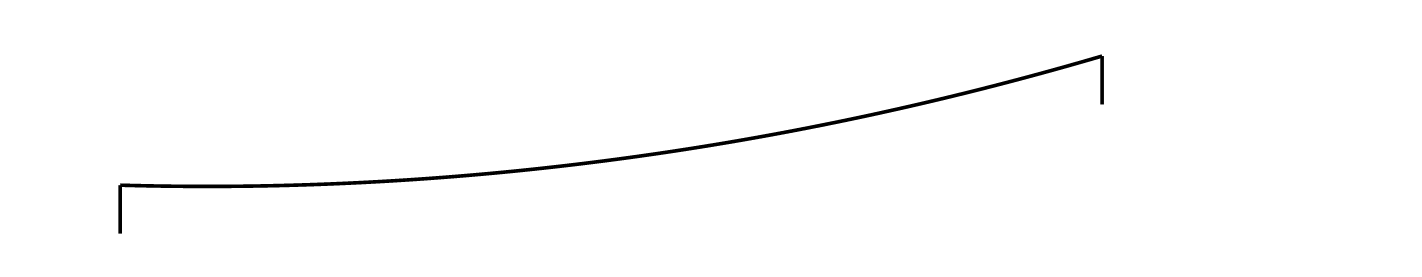
#> input picture img.png, 1422 x 277 px
$ python test.py
#> lines starting #> are read from the running program, lines starting #| are printed output that depends on the picture; after the words box and inside, x2 and y2 are one past the last pixel; in counts of white or black regions, pixels touching at a corner belong together
import cv2
import numpy as np
import matplotlib.pyplot as plt
import os
from matplotlib.colors import LinearSegmentedColormap

# 设置更美观的样式
plt.style.use('seaborn-v0_8-whitegrid')
plt.rcParams.update({
    'font.sans-serif': ['SimHei', 'Microsoft YaHei', 'Arial', 'DejaVu Sans'],
    'axes.unicode_minus': False,
    'font.size': 12,
    'axes.titlesize': 16,
    'axes.labelsize': 14,
    'figure.figsize': (12, 8),
    'figure.dpi': 100,
    'axes.grid': False,  # 关闭网格，图像处理图不需要网格
    'lines.linewidth': 2,
    'lines.markersize': 10
})

# 创建自定义配色方案
colors = plt.cm.viridis(np.linspace(0, 1, 6))
accent_color = plt.cm.Set2(np.linspace(0, 1, 8))

# 创建输出目录
output_dir = "图像处理过程"
if not os.path.exists(output_dir):
    os.makedirs(output_dir)


def visualize_image_processing(image_path):
    """可视化图像处理过程"""
#> called with image_path = 'img.png'

    if not os.path.exists(image_path):
        print(f"错误: 找不到图像文件 '{image_path}'")
        return

    # 读取图像
    original_img = cv2.imread(image_path, cv2.IMREAD_GRAYSCALE)
#> original_img is the input picture: shape (277, 1422); min 0, max 255, mean 252.4
    if original_img is None:
        print(f"错误: 无法读取图像文件 '{image_path}'")
        return

    print(f"成功读取图像: {image_path}")
    print(f"图像尺寸: {original_img.shape[1]} x {original_img.shape[0]} 像素")
#| 图像尺寸: 1422 x 277 像素

    # 保存原始图像
    save_image_comparison(
        [original_img],
        ["原始图像"],
        "1_原始图像.png",
        "输电线路原始图像",
        show_colorbar=False
    )
#> in save_image_comparison, `ncols = len(images)`: ncols = 1
#> in save_image_comparison, `cmaps = ['gray'] * len(images)`: cmaps = ['gray']
#> the loop in save_image_comparison, `for i, (img, title, cmap) in enumerate(zip(images, titles, cmaps)):` made 1 pass
#> (title, cmap) on pass 1: ('原始图像', 'gray')

    # 1. 高斯模糊 - 减少噪声
    img_blur = cv2.GaussianBlur(original_img, (5, 5), 0)

    # 可视化高斯模糊结果
    save_image_comparison(
        [original_img, img_blur],
        ["原始图像", "高斯模糊"],
        "2_高斯模糊.png",
        "高斯模糊降噪处理",
        cmaps=['gray', 'gray']
    )
#> the loop in save_image_comparison (call 2), `for i, (img, title, cmap) in enumerate(zip(images, titles, cmaps)):` made 2 passes
#> (title, cmap) on passes 1 to 2: ('原始图像', 'gray'), ('高斯模糊', 'gray')

    # 2. 二值化处理
    _, binary = cv2.threshold(img_blur, 127, 255, cv2.THRESH_BINARY_INV)
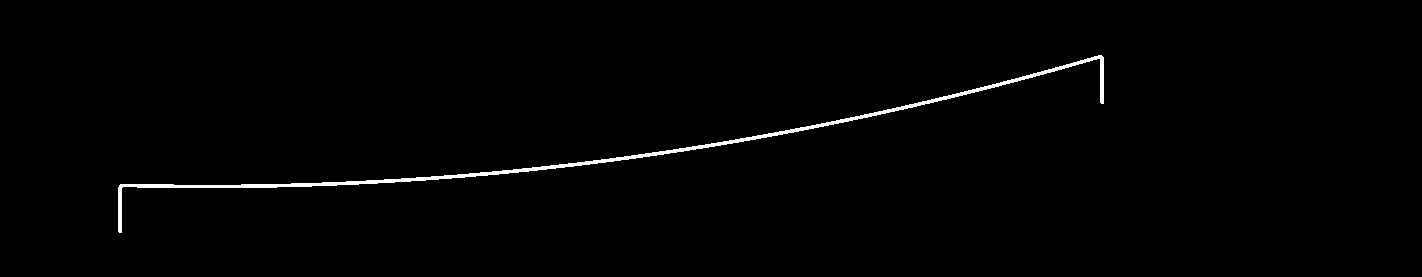
#> binary: shape (277, 1422); 1% white; 1 white region, box (x1, y1, x2, y2) and area: (118, 55, 1104, 233) 3949

    # 可视化二值化结果
    save_image_comparison(
        [img_blur, binary],
        ["高斯模糊", "二值化处理 (反转)"],
        "3_二值化处理.png",
        "二值化处理 - 将电线提取为前景",
        cmaps=['gray', 'binary']
    )
#> call 3 of save_image_comparison, with filename = '3_二值化处理.png', fig_title = '二值化处理 - 将电线提取为前景', nrows = 1, show_colorbar = True
#> the loop in save_image_comparison (call 3), `for i, (img, title, cmap) in enumerate(zip(images, titles, cmaps)):` made 2 passes
#> in save_image_comparison (call 3), `plt.savefig(output_path, dpi=300, bbox_inches='tight', facecolor='whit..`:
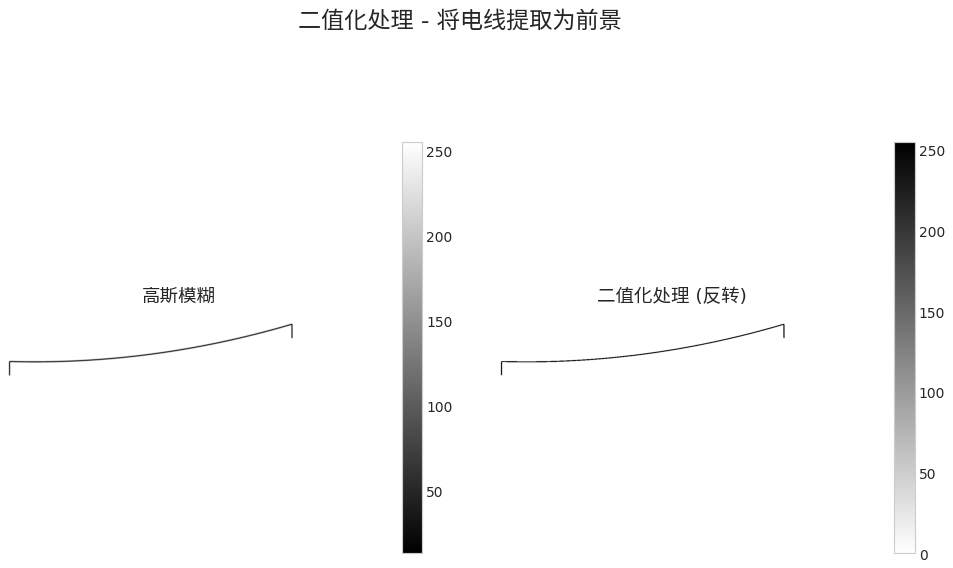
#> figure drawn by matplotlib, 4 panels

    # 3. 形态学处理 - 开运算和闭运算
    kernel = np.ones((3, 3), np.uint8)

    # 开运算 - 先腐蚀后膨胀，去除小噪点
    morph_open = cv2.morphologyEx(binary, cv2.MORPH_OPEN, kernel)

    # 闭运算 - 先膨胀后腐蚀，填充小孔洞
    binary_clean = cv2.morphologyEx(morph_open, cv2.MORPH_CLOSE, kernel)

    # 可视化形态学处理结果
    save_image_comparison(
        [binary, morph_open, binary_clean],
        ["二值化图像", "开运算 (去噪点)", "闭运算 (填充孔洞)"],
        "4_形态学处理.png",
        "形态学处理 - 净化二值图像",
        cmaps=['binary', 'binary', 'binary']
    )
#> call 4 of save_image_comparison, with filename = '4_形态学处理.png', fig_title = '形态学处理 - 净化二值图像', nrows = 1, show_colorbar = True
#> in save_image_comparison (call 4), `ncols = len(images)`: ncols = 3
#> the loop in save_image_comparison (call 4), `for i, (img, title, cmap) in enumerate(zip(images, titles, cmaps)):` made 3 passes
#> in save_image_comparison (call 4), `plt.savefig(output_path, dpi=300, bbox_inches='tight', facecolor='whit..`:
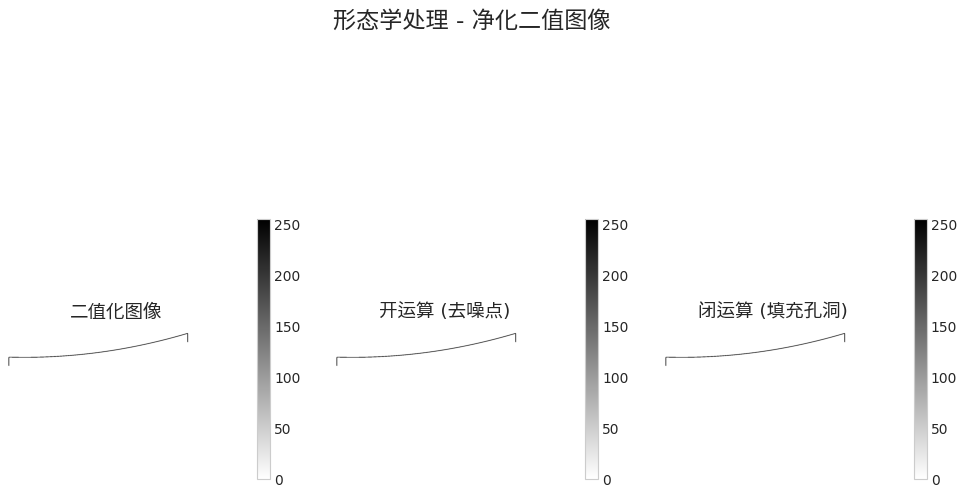
#> figure drawn by matplotlib, 6 panels

    # 4. 提取电线中心线
    # 首先找到电线的左右端点
    y_coords, x_coords = np.where(binary_clean == 255)
#> y_coords = 3949 values from 55 to 232; x_coords = 3949 values, max 1103 at index 25, min 118 at index 3625, mean 616.4

    if len(x_coords) == 0:
        print("错误: 未在图像中找到电线")
        return

    # 寻找挂点
    left_idx = np.argmin(x_coords)
#> left_idx = 3625
    right_idx = np.argmax(x_coords)
#> right_idx = 25
    left_point = (x_coords[left_idx], y_coords[left_idx])
#> left_point = (118, 187)
    right_point = (x_coords[right_idx], y_coords[right_idx])
#> right_point = (1103, 57)

    print(f"找到挂点: 左挂点{left_point}, 右挂点{right_point}")
#| 找到挂点: 左挂点(118, 187), 右挂点(1103, 57)

    # 提取中心线
    wire_center_points = extract_wire_centerline(binary_clean, left_point, right_point)
#> in extract_wire_centerline, `y_coords, x_coords = np.where(binary_img == 255)`: y_coords = 3949 values from 55 to 232
#> the loop in extract_wire_centerline, `for i in range(len(x_coords)):` made 3949 passes
#> (x, y) on passes 1 to 3: (1098, 55), (1099, 55), (1100, 55)
#> after the loop in extract_wire_centerline, `for i in range(len(x_coords)):`: x_to_y_dict = 986 items
#> the loop in extract_wire_centerline, `for x in sorted(x_to_y_dict.keys()):` made 986 passes
#> (y_list, q1, q3, iqr, lower_bound, upper_bound, center_y) on passes 5, 20, 21, 22, 23, 24, 25: ([184, 185, 186, 187], 184.8, 186.2, 1.5, 182.5, 188.5, 185.5), ([184, 185, 186, 187], 184.8, 186.2, 1.5, 182.5, 188.5, 185.5), ([184, 185, 186, 187], 184.8, 186.2, 1.5, 182.5, 188.5, 185.5), ([184, 185, 186, 187], 184.8, 186.2, 1.5, 182.5, 188.5, 185.5), ([184, 185, 186, 187], 184.8, 186.2, 1.5, 182.5, 188.5, 185.5), ([184, 185, 186, 187], 184.8, 186.2, 1.5, 182.5, 188.5, 185.5), ([184, 185, 186, 187], 184.8, 186.2, 1.5, 182.5, 188.5, 185.5)
#> after the loop in extract_wire_centerline, `for x in sorted(x_to_y_dict.keys()):`: wire_center_points = 986 pairs, first value 118 to 1103, second value 56.5 to 209

    # 创建一个新的图像来显示中心线
    center_line_img = np.zeros_like(binary_clean)
    for point in wire_center_points:
        cv2.circle(center_line_img, (int(point[0]), int(point[1])), 1, 255, -1)
#> this loop made 986 passes
#> point on passes 1 to 3: (118, 209), (119, 208.5), (120, 208)
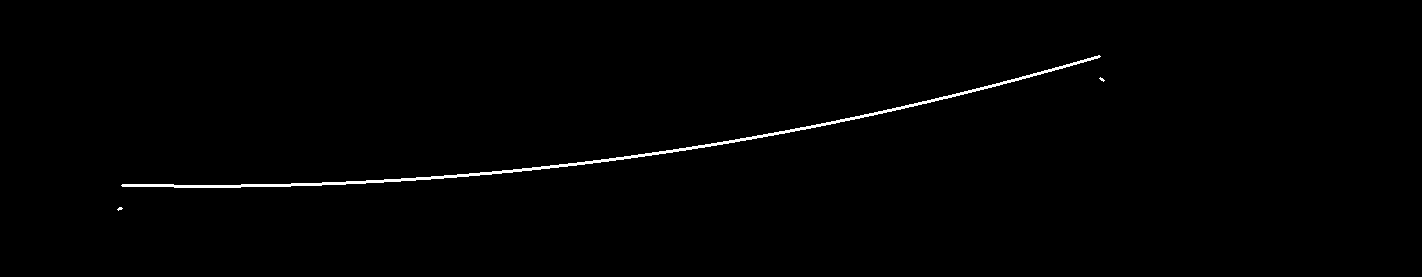
#> center_line_img: shape (277, 1422); 0.75% white; 3 white regions (2 under 20 px), largest, box (x1, y1, x2, y2) and area: (121, 55, 1101, 188) 2936

    # 可视化中心线提取结果
    overlay_img = create_color_overlay(original_img, binary_clean, center_line_img)

    # 可视化中心线提取结果
    save_image_comparison(
        [original_img, binary_clean, center_line_img, overlay_img],
        ["原始图像", "二值化处理后", "提取的中心线", "综合叠加效果"],
        "5_中心线提取.png",
        "电线中心线提取过程",
        nrows=2, ncols=2,
        cmaps=['gray', 'binary', 'binary', None]
    )
#> the loop in save_image_comparison (call 5), `for i, (img, title, cmap) in enumerate(zip(images, titles, cmaps)):` made 4 passes
#> (title, cmap) on passes 1 to 4: ('原始图像', 'gray'), ('二值化处理后', 'binary'), ('提取的中心线', 'binary'), ('综合叠加效果', None)
#> in save_image_comparison (call 5), `plt.savefig(output_path, dpi=300, bbox_inches='tight', facecolor='whit..`:
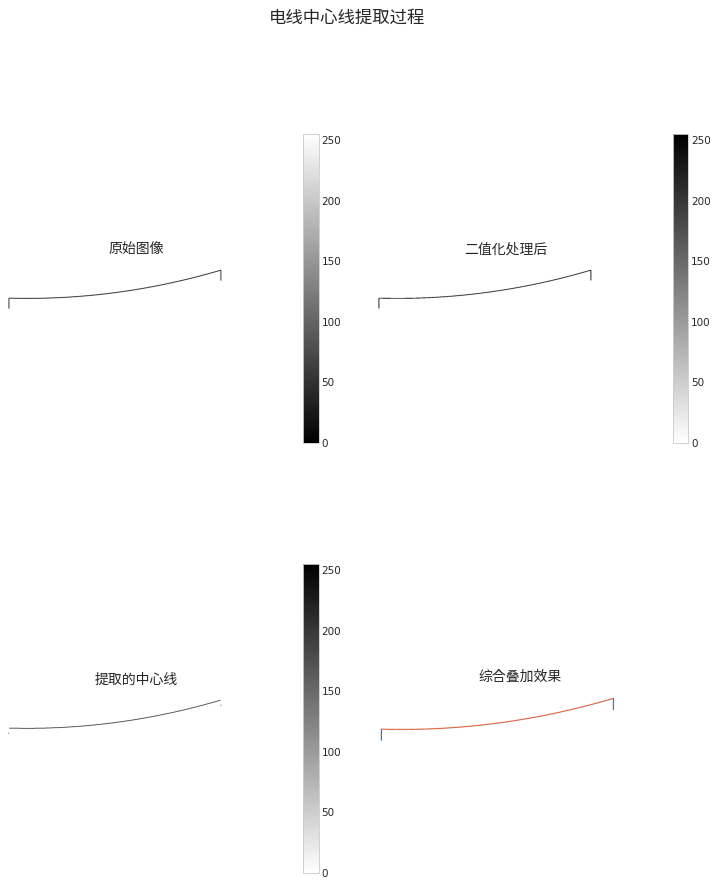
#> figure drawn by matplotlib, 7 panels; B, G, R data is drawn as R, G, B

    # 5. 创建电线中心点的可视化
    fig, ax = plt.subplots(figsize=(12, 8))
    ax.imshow(original_img, cmap='gray')

    # 绘制挂点
    ax.plot(left_point[0], left_point[1], 'o', color='red', markersize=12,
            label='挂点', markeredgecolor='white', markeredgewidth=2)
    ax.plot(right_point[0], right_point[1], 'o', color='red', markersize=12,
            markeredgecolor='white', markeredgewidth=2)

    # 绘制中心线点
    x_points = [point[0] for point in wire_center_points]
#> x_points = 986 values from 118 to 1103
    y_points = [point[1] for point in wire_center_points]
#> y_points = 986 values, max 209 at index 0, min 56.5 at index 980, mean 146.5

    # 使用渐变色标记中心点，表示沿线位置
    colors = plt.cm.viridis(np.linspace(0, 1, len(wire_center_points)))
#> colors = 986 rows, first 6: [0.267, 0.00487, 0.329, 1], [0.267, 0.00487, 0.329, 1], [0.267, 0.00487, 0.329, 1], [0.267, 0.00487, 0.329, 1], [0.269, 0.00961, 0.335, 1], [0.269, 0.00961, 0.335, 1]
    scatter = ax.scatter(x_points, y_points, c=colors, s=30, alpha=0.8, zorder=3)

    # 添加连线
    ax.plot(x_points, y_points, '-', color='lightblue', linewidth=1.5, alpha=0.7, zorder=2)

    # 绘制两端连线
    ax.plot([left_point[0], right_point[0]], [left_point[1], right_point[1]],
            color='orange', linestyle='--', linewidth=2, label='两端连线', zorder=1)

    # 显示挂点附近区域（不用于拟合的区域）
    exclude_margin = 15
    ax.axvspan(left_point[0], left_point[0] + exclude_margin, alpha=0.2, color='red',
               label=f'挂点附近 ({exclude_margin}像素)')
    ax.axvspan(right_point[0] - exclude_margin, right_point[0], alpha=0.2, color='red')

    ax.set_title('电线中心点提取与挂点识别', fontsize=18)
    ax.legend(loc='upper left')

    plt.tight_layout()
    output_path = os.path.join(output_dir, "6_中心点与挂点.png")
    plt.savefig(output_path, dpi=300, bbox_inches='tight', facecolor='white')
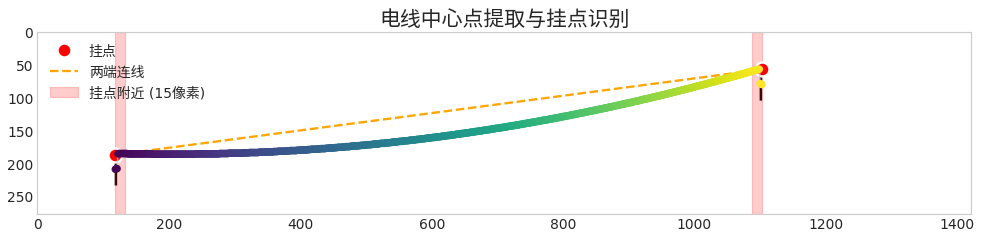
#> figure drawn by matplotlib, 1 panel
    print(f"电线中心点与挂点可视化已保存为: {output_path}")
    plt.close()

    # 6. 展示不同阶段的数据点密度变化
    # 原始二值图中的点
    binary_points = np.sum(binary == 255)
#> binary_points = 3949
    # 清洁二值图中的点
    clean_points = np.sum(binary_clean == 255)
#> clean_points = 3949
    # 中心线点数
    center_points = len(wire_center_points)
#> center_points = 986
    # 挂点区域点数
    valid_indices = np.array([(p[0] > left_point[0] + exclude_margin) &
                              (p[0] < right_point[0] - exclude_margin)
                              for p in wire_center_points])
    fitting_points = np.sum(valid_indices)
#> fitting_points = 954

    # 创建点数变化柱状图
    plt.figure(figsize=(12, 8))
    labels = ['二值化图像中的点', '形态学处理后的点', '提取的中心线点', '用于拟合的点']
    counts = [binary_points, clean_points, center_points, fitting_points]
#> counts = [3949, 3949, 986, 954]

    # 对数刻度，因为数值范围较大
    plt.bar(labels, counts, color=[accent_color[i] for i in range(4)])
    plt.yscale('log')

    # 在柱子上标注具体数值
    for i, count in enumerate(counts):
        plt.text(i, count * 1.1, f'{count:,}', ha='center', fontsize=12)
#> this loop made 4 passes
#> count on passes 1 to 4: 3949, 3949, 986, 954

    plt.grid(axis='y', alpha=0.3)
    plt.title('图像处理过程中的数据点数量变化', fontsize=18)
    plt.ylabel('点数 (对数刻度)')
    plt.tight_layout()

    output_path = os.path.join(output_dir, "7_数据点数量变化.png")
    plt.savefig(output_path, dpi=300, bbox_inches='tight', facecolor='white')
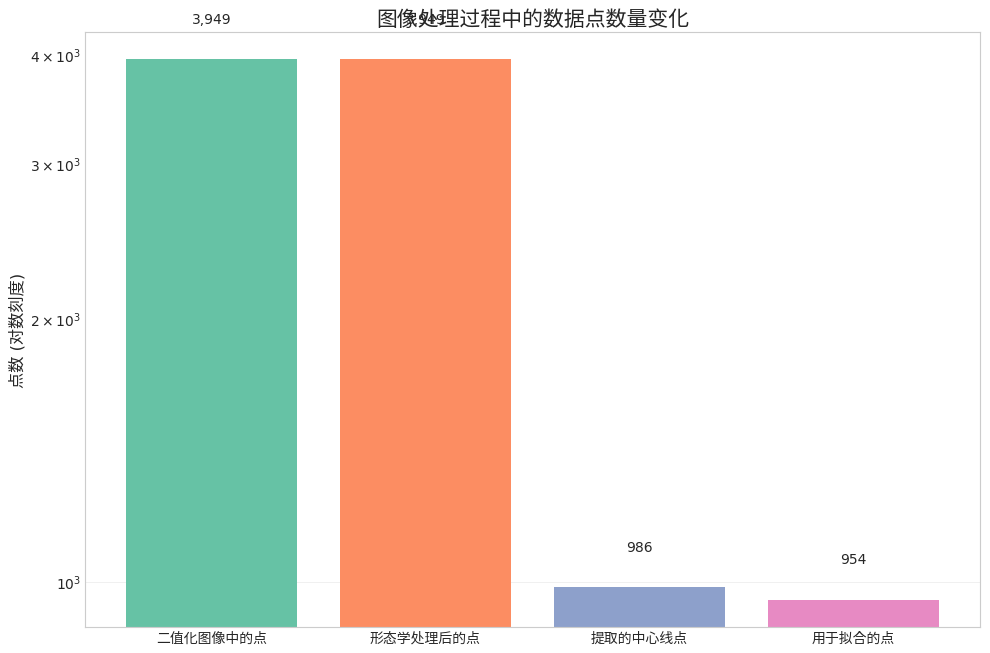
#> figure drawn by matplotlib, 1 panel
    print(f"数据点数量变化图已保存为: {output_path}")
    plt.close()

    print(f"所有图像处理过程可视化结果已保存到 '{output_dir}' 文件夹")


def extract_wire_centerline(binary_img, left_point, right_point):
    """提取电线中心线"""
    y_coords, x_coords = np.where(binary_img == 255)

    if len(x_coords) == 0:
        return []

    # 按x坐标分组
    x_to_y_dict = {}
    for i in range(len(x_coords)):
        x, y = x_coords[i], y_coords[i]
        if x not in x_to_y_dict:
            x_to_y_dict[x] = []
        x_to_y_dict[x].append(y)

    # 提取每个x坐标的中心点
    wire_center_points = []
    for x in sorted(x_to_y_dict.keys()):
        if x < left_point[0] or x > right_point[0]:
            continue

        y_list = np.array(x_to_y_dict[x])

        # 过滤离群点
        if len(y_list) > 3:
            q1, q3 = np.percentile(y_list, [25, 75])
            iqr = q3 - q1
            lower_bound = q1 - 1.5 * iqr
            upper_bound = q3 + 1.5 * iqr
            y_filtered = y_list[(y_list >= lower_bound) & (y_list <= upper_bound)]

            if len(y_filtered) > 0:
                center_y = np.median(y_filtered)
                wire_center_points.append((x, center_y))
        else:
            center_y = np.median(y_list)
            wire_center_points.append((x, center_y))

    return wire_center_points


def save_image_comparison(images, titles, filename, fig_title=None, nrows=1, ncols=None,
                          cmaps=None, show_colorbar=True):
    """保存图像对比可视化"""
    if ncols is None:
        ncols = len(images)

    fig, axes = plt.subplots(nrows=nrows, ncols=ncols, figsize=(12, 8 * nrows))

    # 确保axes是数组，即使只有一张图
    if nrows == 1 and ncols == 1:
        axes = np.array([axes])
    elif nrows == 1 or ncols == 1:
        axes = axes.flatten()

    # 默认使用灰度图
    if cmaps is None:
        cmaps = ['gray'] * len(images)

    for i, (img, title, cmap) in enumerate(zip(images, titles, cmaps)):
        ax_idx = i
        if nrows > 1 and ncols > 1:
            ax_idx = (i // ncols, i % ncols)

        im = axes[ax_idx].imshow(img, cmap=cmap)
        axes[ax_idx].set_title(title)
        axes[ax_idx].axis('off')

        if show_colorbar and cmap is not None:
            fig.colorbar(im, ax=axes[ax_idx], fraction=0.046, pad=0.04)

    if fig_title:
        fig.suptitle(fig_title, fontsize=20, y=0.98)

    plt.tight_layout()

    output_path = os.path.join(output_dir, filename)
    plt.savefig(output_path, dpi=300, bbox_inches='tight', facecolor='white')
    print(f"图像对比图已保存为: {output_path}")
    plt.close()


def create_color_overlay(gray_img, binary_img, center_line_img):
    """创建彩色叠加效果图"""
    # 创建一个RGB图像，基础是灰度图
    rgb_img = cv2.cvtColor(gray_img, cv2.COLOR_GRAY2RGB)

    # 创建一个透明度图层
    alpha = np.zeros_like(gray_img)

    # 二值化区域设置为半透明
    alpha[binary_img > 0] = 100

    # 中心线区域设置为完全不透明
    alpha[center_line_img > 0] = 255

    # 创建颜色图层
    color_layer = np.zeros_like(rgb_img)

    # 二值化区域设置为蓝色
    color_layer[binary_img > 0] = [30, 144, 255]  # 道奇蓝

    # 中心线区域设置为红色
    color_layer[center_line_img > 0] = [255, 69, 0]  # 橙红色

    # 叠加图层
    alpha_norm = alpha[:, :, np.newaxis] / 255.0
    result = (rgb_img * (1 - alpha_norm) + color_layer * alpha_norm).astype(np.uint8)

    return result


# 使用函数
if __name__ == "__main__":
    image_path = "img.png"  # 替换为您的图像路径

    print("开始生成图像处理过程可视化...")
    print("-" * 50)

    visualize_image_processing(image_path)

    print("\n可视化完成！请查看 '图像处理过程' 文件夹中的图片。")
